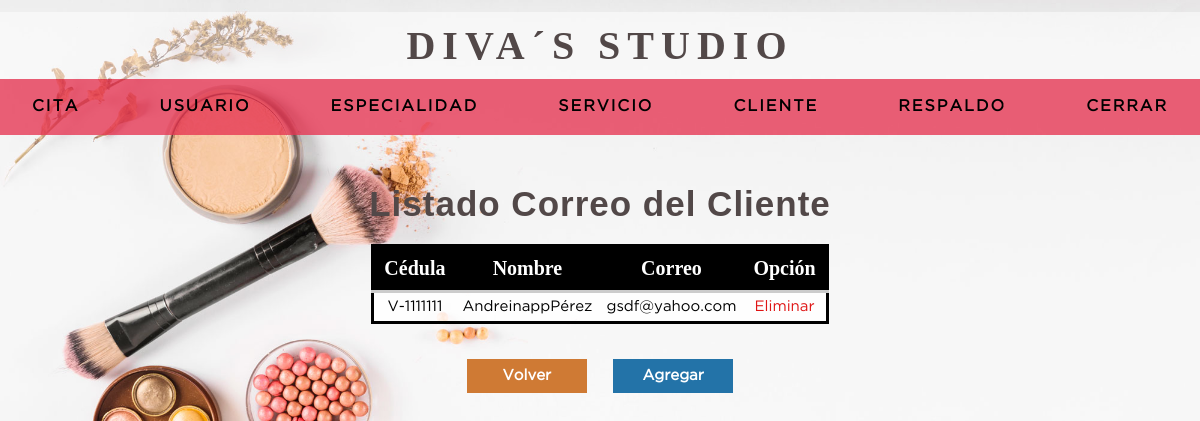
The page /listado-correo_cliente.php?ci=V-1111111 (signed in) on the database its author committed.
### tables this page shows
CREATE TABLE `correo_cliente` (
  `ci_cliente` varchar(20) NOT NULL,
  `correo_cliente` varchar(50) NOT NULL,
  `iddominio` int(11) NOT NULL,
  PRIMARY KEY (`ci_cliente`,`correo_cliente`,`iddominio`) USING BTREE,
  KEY `iddominio` (`iddominio`),
  CONSTRAINT `correo_cliente_ibfk_1` FOREIGN KEY (`ci_cliente`) REFERENCES `cliente` (`ci_cliente`) ON DELETE CASCADE ON UPDATE CASCADE,
  CONSTRAINT `correo_cliente_ibfk_2` FOREIGN KEY (`iddominio`) REFERENCES `dominio` (`iddominio`) ON DELETE CASCADE ON UPDATE CASCADE
);

CREATE TABLE `cliente` (
  `ci_cliente` varchar(20) NOT NULL,
  `nombre` varchar(50) NOT NULL,
  `apellido` varchar(50) NOT NULL,
  `fecha_nacimiento` date NOT NULL,
  `codgenero` int(11) NOT NULL,
  `fechaingreso` timestamp NOT NULL DEFAULT current_timestamp() ON UPDATE current_timestamp(),
  `estatus` int(1) NOT NULL DEFAULT 1,
  PRIMARY KEY (`ci_cliente`) USING BTREE,
  KEY `codgenero` (`codgenero`),
  CONSTRAINT `cliente_ibfk_1` FOREIGN KEY (`codgenero`) REFERENCES `genero` (`codgenero`) ON DELETE CASCADE ON UPDATE CASCADE
);

CREATE TABLE `dominio` (
  `iddominio` int(11) NOT NULL AUTO_INCREMENT,
  `descripcion_dominio` varchar(20) NOT NULL,
  PRIMARY KEY (`iddominio`)
);

### listado-correo_cliente.php (the view, shortened to what this page needs)
<?php
	if( empty($_REQUEST['ci']) ){
		header('location:listado_cliente.php');
	}else{
		$ci_cliente = $_REQUEST['ci'];
?>
<HTML>
	<HEAD>
		<?php include "includes/scripts.php";?>
	</HEAD>
	<BODY>
	<?php include "includes/headeruser.php";?>
		<section class="container" >
			<h2 class="htabla">Listado Correo del Cliente</h2>
			<table class="service">
			<thead>
				<tr>
					<th>Cédula</th>
					<th>Nombre</th>
					<th>Correo</th>
					<th>Opción</th>
				</tr>
			</thead>
			<?php
			require 'includes/conexion.php';
				$sql =mysqli_query($conexion, "SELECT co.ci_cliente, c.nombre, c.apellido, co.correo_cliente, dom.descripcion_dominio, co.iddominio
												FROM correo_cliente co
												INNER JOIN dominio dom ON co.iddominio = dom.iddominio
												INNER JOIN cliente c        ON co.ci_cliente = c.ci_cliente
												WHERE co.ci_cliente = '$ci_cliente'");
			$result_correo=mysqli_num_rows($sql);
			if($result_correo>0){
				while ($mostrar = mysqli_fetch_array($sql)){
				$ci_cliente=$mostrar['ci_cliente'];
				$nombre=$mostrar['nombre'];
				$apellido=$mostrar['apellido'];
				$correo_cliente=$mostrar['correo_cliente'];
				$descripcion_dominio=$mostrar['descripcion_dominio'];
				$iddominio=$mostrar['iddominio'];
			?>
				<form method="POST" action="">
					<tr>
						<td><?php echo $ci_cliente?></td>
						<td><?php echo $nombre; echo $apellido?></td>
						<td><?php echo $correo_cliente; echo $descripcion_dominio?></td>
						<td><a class="delete" href="eliminar-correo_cliente.php?ci=<?php echo $ci_cliente?>&correo=<?php echo $correo_cliente?>&dominio=<?php echo $iddominio?>">Eliminar</a></td>
					</tr>
				</form>
			<?php
				}
			}
	}
			?>
			</table>
			<a href="listado_cliente.php" class="btn_cancel volver"> Volver</a>
			<a class="btn_cancel" href="agregar-correo_cliente.php?ci=<?php echo $ci_cliente?>">Agregar</a>
		</section>
	</BODY>
</HTML>

### css/style.css (style rules this page uses)
* { margin: 0; padding: 0; box-sizing: border-box; }
body { background-image: url('../imagen/bg-2.jpg'); background-position:center; background-repeat: no-repeat; background-size:cover; background-attachment:fixed; }
h1, h2, h3, h4, h5, h6 { font-family: 'arial'; font-weight: bold; letter-spacing: 1px; }
h2 { font-size: 20px; }
a { text-decoration: none; }
.container { padding: 10rem 15px 15px; }
.container h2 { color: rgb(82, 72, 72); margin:12px 0 10px 0; font-size: 35px; text-align: center; }
form { margin: auto; padding: 20px 50px; background-color: rgba(255, 255, 255, 0.9); border-radius:2px; border:3px solid #dedede; }
.btn_cancel, .btn_ok { width:120px; background: #E53939; color:#ffffff; display:inline-block; border:0; padding:10px; margin: 15px 10px; font-size: 15px; font-family: 'GothamBook'; font-weight:bold; cursor: pointer; }
.btn_cancel { background: #2373a8; }
.volver { background: #CF7A34; }
.htabla { font-size: 35px; font-weight: bold; font-weight: 700; }
.container { color: rgb(82, 72, 72); margin:12px 0 10px 0; font-size: 25px; text-align: center; }
table { background: rgba(255, 255, 255, 0.8); border: solid 3px #000; margin: 20px auto; width: 97%; border-collapse:collapse; }
.service { width: 35%; }
th { padding:10px; font-weight:bold; border-bottom:solid 3px #ccc; font-size: 20px; background: black; color:white; }
td { padding:7px; text-align: center; border-bottom:solid 1px #ccc; font-family: 'GothamBook'; font-size: 15px; }
.delete { color: #df1313; }

### rows shown on the page
correo_cliente: ci_cliente "V-1111111", ci_cliente.nombre "Andreinapp", ci_cliente.apellido "Pérez", correo_cliente "gsdf", iddominio.descripcion_dominio "@yahoo.com"
